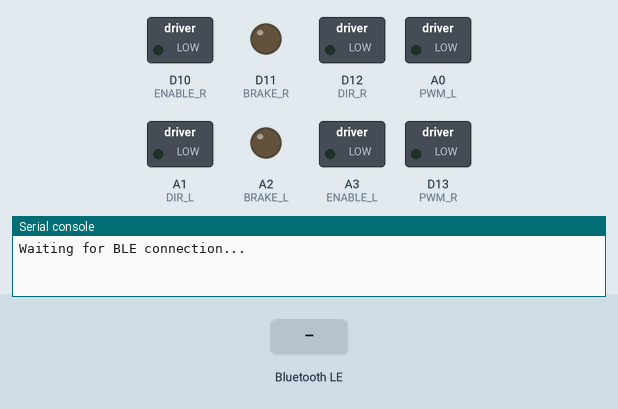
A program run on a simulated CircuitPython board. On the bench: switched loads named in the program (green lamp = pin HIGH), output pins drawn as LEDs (lit = HIGH), the last lines printed to the serial console. Inputs (shaded band) come from the test bench. Nothing arrives over Bluetooth unless stated.

Above: at 1.2 s.
1.3 s: "!B516!B507" written over Bluetooth (the phone connects first, if it has not yet)
At 3.0 s:
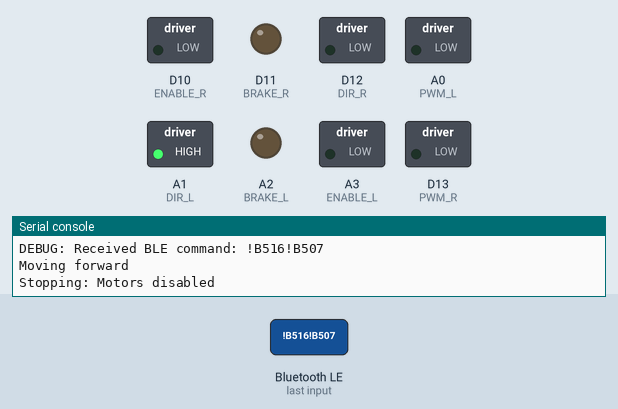
4.3 s: "!B615!B606" written over Bluetooth (the phone connects first, if it has not yet)
At 6.1 s:
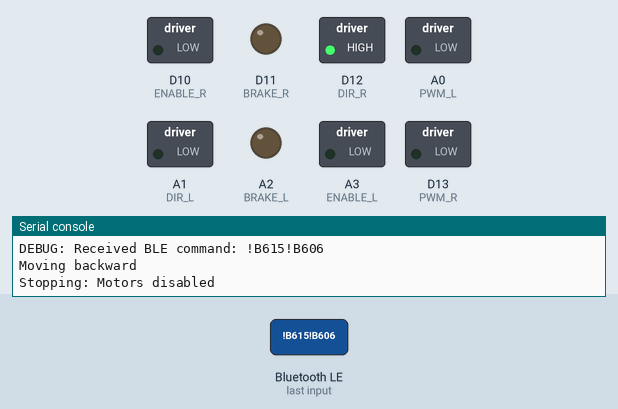
7.3 s: "!B714!B705" written over Bluetooth (the phone connects first, if it has not yet)
At 8.27 s:
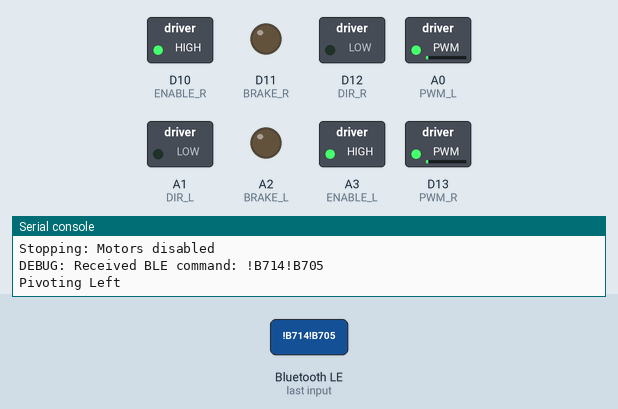
10.3 s: "!B813!B804" written over Bluetooth (the phone connects first, if it has not yet)
At 11.9 s:
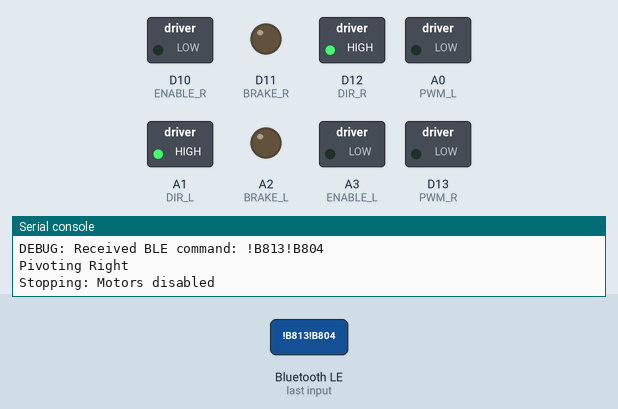
13.3 s: "Button 8" written over Bluetooth (the phone connects first, if it has not yet)
At 15.4 s:
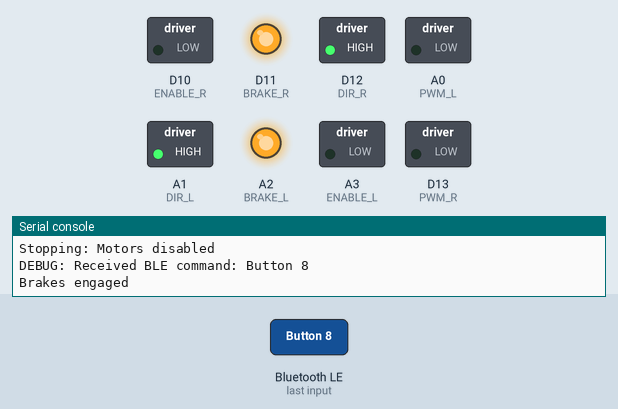
Timing chart, 0 to 16.6 s (numbered marks = the images above; inputs shaded):
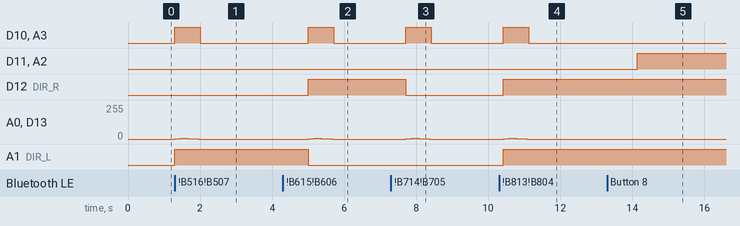

The program:

BLE-BLDC-ESEP32.py
```python
import board
import digitalio
import pwmio
import time
import adafruit_ble
from adafruit_ble.advertising.standard import ProvideServicesAdvertisement
from adafruit_ble.services.nordic import UARTService

# === BLE Setup ===
ble = adafruit_ble.BLERadio()
uart = UARTService()
advertisement = ProvideServicesAdvertisement(uart)

# === Configuration ===
SPEED_LEVELS = [0.01, 0.02, 0.05, 0.1, 0.2]  # Define different speed levels
speed_index = 1  # Default speed level
PWM_FREQUENCY = 1000  # PWM frequency in Hz
MOVE_DURATION = 0.005  # Duration to run the motors on each command

# === Pin Assignments ===
PWM_R_PIN = board.D13
DIR_R_PIN = board.D12
BRAKE_R_PIN = board.D11
ENABLE_R_PIN = board.D10

PWM_L_PIN = board.A0
DIR_L_PIN = board.A1
BRAKE_L_PIN = board.A2
ENABLE_L_PIN = board.A3


# === Define Motor Control Pins ===
DIR_L = digitalio.DigitalInOut(DIR_L_PIN)
BRAKE_L = digitalio.DigitalInOut(BRAKE_L_PIN)
ENABLE_L = digitalio.DigitalInOut(ENABLE_L_PIN)
PWM_L = pwmio.PWMOut(PWM_L_PIN, frequency=PWM_FREQUENCY, duty_cycle=0)

DIR_R = digitalio.DigitalInOut(DIR_R_PIN)
BRAKE_R = digitalio.DigitalInOut(BRAKE_R_PIN)
ENABLE_R = digitalio.DigitalInOut(ENABLE_R_PIN)
PWM_R = pwmio.PWMOut(PWM_R_PIN, frequency=PWM_FREQUENCY, duty_cycle=0)

for pin in [DIR_L, BRAKE_L, ENABLE_L, DIR_R, BRAKE_R, ENABLE_R]:
    pin.direction = digitalio.Direction.OUTPUT

# === Motor Control Functions ===
brakes_engaged = False
dir_L_inverted = True
dir_R_inverted = False

def toggle_brakes():
    global brakes_engaged
    brakes_engaged = not brakes_engaged
    BRAKE_L.value = 1 if brakes_engaged else 0
    BRAKE_R.value = 1 if brakes_engaged else 0
    print(f"Brakes {'engaged' if brakes_engaged else 'released'}")

def toggle_dir_L():
    global dir_L_inverted
    dir_L_inverted = not dir_L_inverted
    print(f"Left Motor Direction Inverted: {dir_L_inverted}")

def toggle_dir_R():
    global dir_R_inverted
    dir_R_inverted = not dir_R_inverted
    print(f"Right Motor Direction Inverted: {dir_R_inverted}")

def set_speed(left_speed: float, right_speed: float, ramp_time=0.2):
    current_left = PWM_L.duty_cycle / 65535
    current_right = PWM_R.duty_cycle / 65535
    steps = 5
    delay = ramp_time / steps

    for i in range(1, steps + 1):
        easing_factor = (i / steps) ** 2
        PWM_L.duty_cycle = int(((current_left + (left_speed - current_left) * easing_factor) * 65535))
        PWM_R.duty_cycle = int(((current_right + (right_speed - current_right) * easing_factor) * 65535))
        time.sleep(delay)

    PWM_L.duty_cycle = int(left_speed * 65535)
    PWM_R.duty_cycle = int(right_speed * 65535)

def move(forward=True):
    left_speed = SPEED_LEVELS[speed_index]
    right_speed = SPEED_LEVELS[speed_index]

    ENABLE_L.value = 1
    ENABLE_R.value = 1
    DIR_L.value = (0 if forward else 1) if not dir_L_inverted else (1 if forward else 0)
    DIR_R.value = (0 if forward else 1) if not dir_R_inverted else (1 if forward else 0)
    BRAKE_L.value = 0
    BRAKE_R.value = 0
    print(f"Moving {'forward' if forward else 'backward'}")

    set_speed(left_speed, right_speed)
    time.sleep(MOVE_DURATION)
    stop()

def increase_speed():
    global speed_index
    if speed_index < len(SPEED_LEVELS) - 1:
        speed_index += 1
        print(f"Speed increased to {SPEED_LEVELS[speed_index]}")
    else:
        print("Speed is already at maximum")

def decrease_speed():
    global speed_index
    if speed_index > 0:
        speed_index -= 1
        print(f"Speed decreased to {SPEED_LEVELS[speed_index]}")
    else:
        print("Speed is already at minimum")

def pivot_left():
    left_speed = SPEED_LEVELS[speed_index]
    right_speed = SPEED_LEVELS[speed_index]

    ENABLE_L.value = 1
    ENABLE_R.value = 1
    DIR_L.value = 1 if not dir_L_inverted else 0  # Left wheel moves backward
    DIR_R.value = 0 if not dir_R_inverted else 1  # Right wheel moves forward
    BRAKE_L.value = 0
    BRAKE_R.value = 0
    print("Pivoting Left")

    set_speed(left_speed, right_speed)
    time.sleep(MOVE_DURATION)
    stop()

def pivot_right():
    left_speed = SPEED_LEVELS[speed_index]
    right_speed = SPEED_LEVELS[speed_index]

    ENABLE_L.value = 1
    ENABLE_R.value = 1
    DIR_L.value = 0 if not dir_L_inverted else 1  # Left wheel moves forward
    DIR_R.value = 1 if not dir_R_inverted else 0  # Right wheel moves backward
    BRAKE_L.value = 0
    BRAKE_R.value = 0
    print("Pivoting Right")

    set_speed(left_speed, right_speed)
    time.sleep(MOVE_DURATION)
    stop()

def stop():
    for i in range(10, 0, -1):
        PWM_L.duty_cycle = int(PWM_L.duty_cycle * (i / 10))
        PWM_R.duty_cycle = int(PWM_R.duty_cycle * (i / 10))
        time.sleep(0.05)

    PWM_L.duty_cycle = 0
    PWM_R.duty_cycle = 0
    ENABLE_L.value = 0
    ENABLE_R.value = 0
    print("Stopping: Motors disabled")

# === BLE Connection Handling ===
while True:
    if not ble.connected:
        print("Waiting for BLE connection...")
        ble.start_advertising(advertisement)
        while not ble.connected:
            pass
        print("BLE Connected! Waiting for commands...")

    while ble.connected:
        command = uart.readline()
        if command:
            command = command.decode("utf-8").strip()
            print(f"DEBUG: Received BLE command: {command}")

            if command.startswith("!B516!B507"):  # Forward
                move(forward=True)
            elif command.startswith("!B615!B606"):  # Backward
                move(forward=False)
            elif command.startswith("!B714!B705"):  # Left
                pivot_left()
            elif command.startswith("!B813!B804"):  # Right
                pivot_right()
            elif command.startswith("Button 5"):  # Stop
                stop()
            elif command.startswith("Button 6"):  # Increase Speed
                increase_speed()
            elif command.startswith("Button 7"):  # Decrease Speed
                decrease_speed()
            elif command.startswith("Button 8"):  # Toggle Brakes
                toggle_brakes()
            else:
                print("DEBUG: Invalid BLE Command Received -", command)
```

Measured:
- after the input at 1.3 s, D10 (ENABLE_R), A3 (ENABLE_L): LOW → HIGH at once, → LOW 0.71 s later; A0 (PWM_L), D13 (PWM_R): rises from 0/255 to 5/255 in 0.16 s, then falls to 0/255 in 0.50 s; A1 (DIR_L): LOW → HIGH at once
- after the input at 4.3 s, D10 (ENABLE_R), A3 (ENABLE_L): LOW → HIGH after 0.71 s, → LOW 0.71 s later; D12 (DIR_R): LOW → HIGH after 0.71 s; A0 (PWM_L), D13 (PWM_R): rises from 0/255 to 5/255 in 0.16 s, then falls to 0/255 in 0.50 s; A1 (DIR_L): HIGH → LOW after 0.71 s
- after the input at 7.3 s, D10 (ENABLE_R), A3 (ENABLE_L): LOW → HIGH after 0.42 s, → LOW 0.71 s later; D12 (DIR_R): HIGH → LOW after 0.42 s; A0 (PWM_L), D13 (PWM_R): rises from 0/255 to 5/255 in 0.16 s, then falls to 0/255 in 0.50 s
- after the input at 10.3 s, D10 (ENABLE_R), A3 (ENABLE_L): LOW → HIGH after 0.12 s, → LOW 0.71 s later; D12 (DIR_R), A1 (DIR_L): LOW → HIGH after 0.12 s; A0 (PWM_L), D13 (PWM_R): rises from 0/255 to 5/255 in 0.16 s, then falls to 0/255 in 0.50 s
- after the input at 13.3 s, D11 (BRAKE_R), A2 (BRAKE_L): LOW → HIGH after 0.83 s
